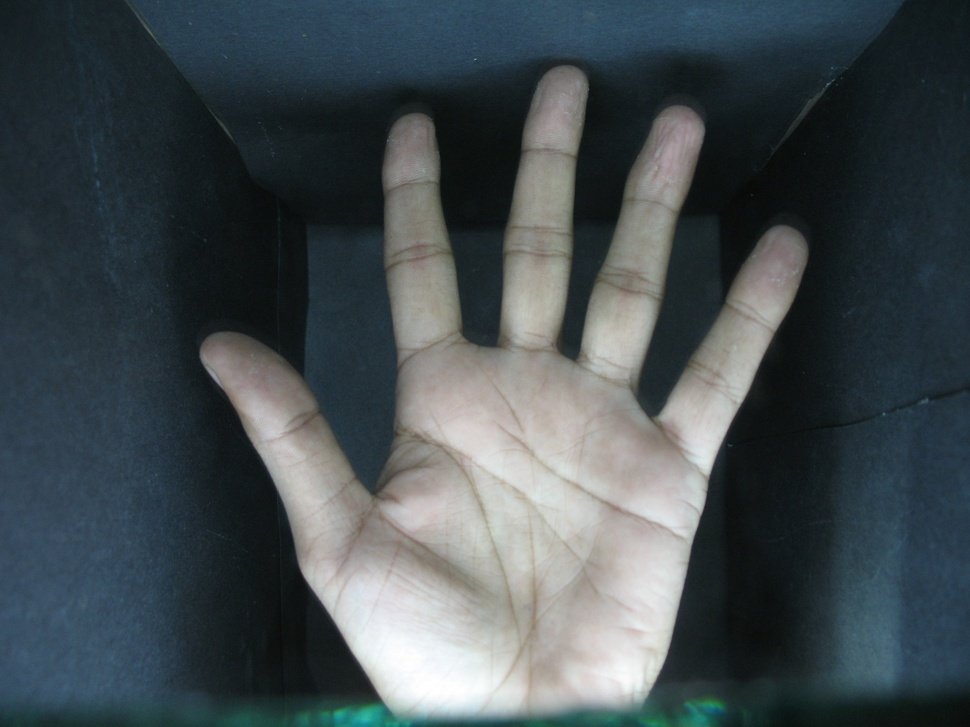
#> input picture ZScanner-Tests/cpp/Images/002_2.JPG, 970 x 727 px, shrunk from 1600 x 1200 before the run, given in place of 192.168.43.191, which was not available
$ python CLAHE.py
#> lines starting #> are read from the running program, lines starting #| are printed output that depends on the picture; pictures that were not available may be replaced by others from this repository, and a replacement may not be noted
import cv2


def PalmCreaseRemovalTest1(GrayFrame):
    kernel = cv2.getStructuringElement(cv2.MORPH_ELLIPSE, (13, 13))
    # blurred = cv2.GaussianBlur(GrayFrame, (9, 9), 0)
    Creaseless = cv2.morphologyEx(GrayFrame, cv2.MORPH_CLOSE, kernel)
    return Creaseless

def PalmCreaseRemovalTest2(GrayFrame):
    kernel = cv2.getStructuringElement(cv2.MORPH_ELLIPSE, (21, 21))
    background = cv2.morphologyEx(GrayFrame, cv2.MORPH_CLOSE, kernel)

    suppressed = cv2.subtract(background, GrayFrame)

    return suppressed


ClaheConfig = [
    1.0, (16,16)
]

clahe = cv2.createCLAHE(*ClaheConfig)

rtsp = "tcp://192.168.43.191"
captureEngine = cv2.VideoCapture(rtsp)

while True:
    ret, frame = captureEngine.read()
#> frame is the input picture: shape (727, 970, 3); mean B, G, R 81, 77.3, 68.1
    if not ret: break

    grayscale = cv2.cvtColor(frame, cv2.COLOR_BGR2GRAY)
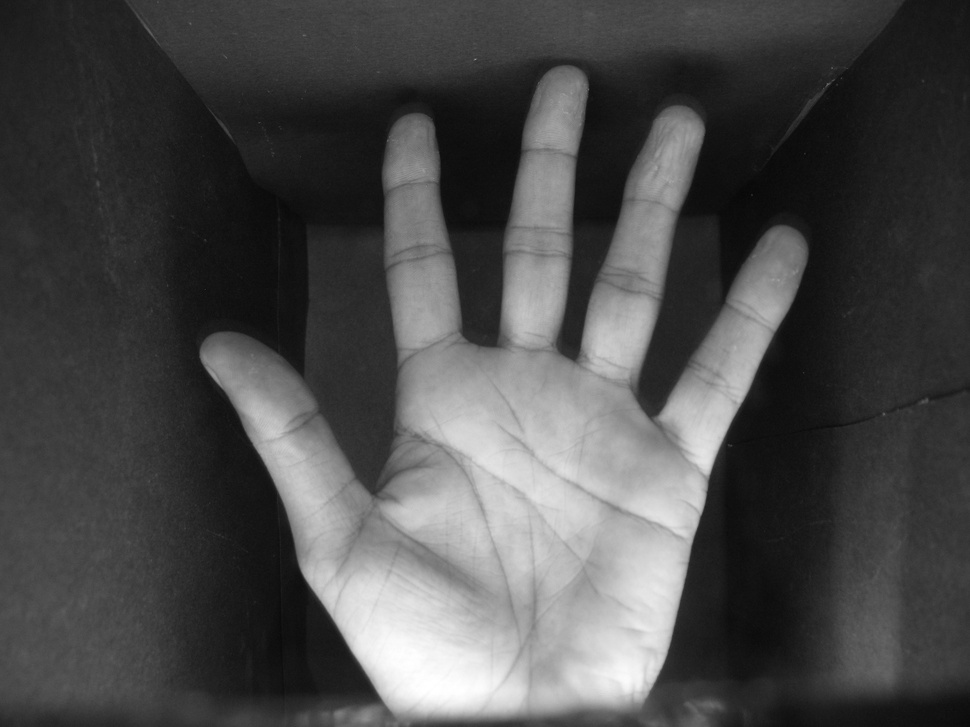
#> grayscale: shape (727, 970); min 6, max 255, mean 75

    # test = PalmCreaseRemovalTest2(grayscale)

    enhanced = clahe.apply(grayscale)
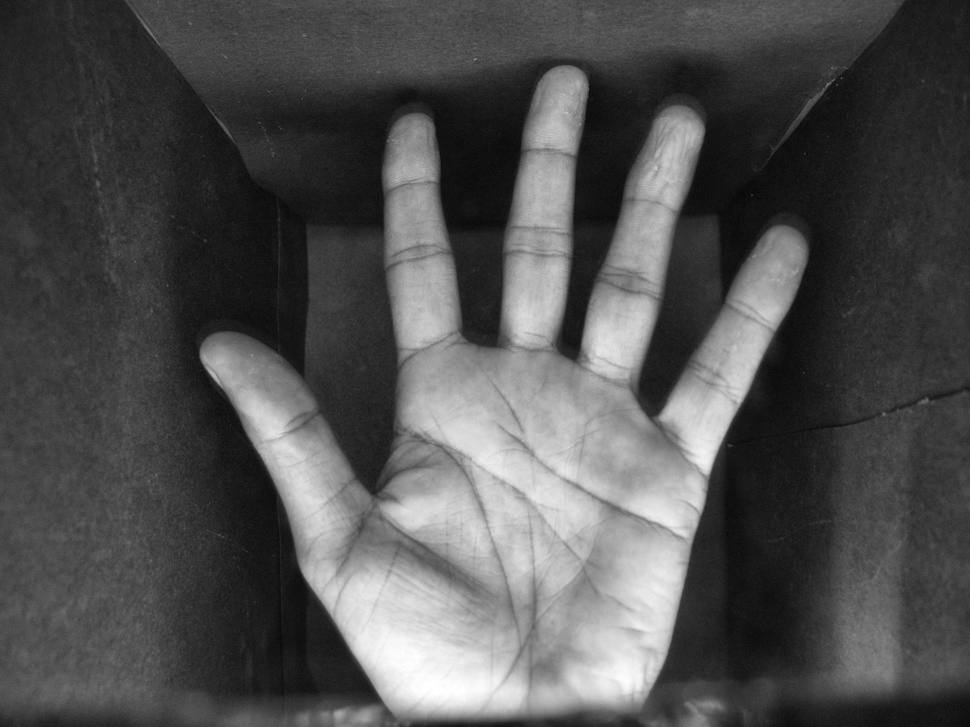
#> enhanced: shape (727, 970); min 6, max 255, mean 80.8

    cv2.imshow("testing clahe", enhanced)


    key = cv2.waitKey(1) & 0xFF
#> (key q is pressed here)

    if key == ord("q"):
            break
    if key == ord("c"):
        ClaheConfig[0] += 1.0
        clahe = cv2.createCLAHE(*ClaheConfig)
    if key == ord("C"):
        ClaheConfig[0] -= 1.0
        clahe = cv2.createCLAHE(*ClaheConfig)

captureEngine.release()
cv2.destroyAllWindows()

$ run again, on ZScanner-Tests/cpp/Images/026_3.jpg
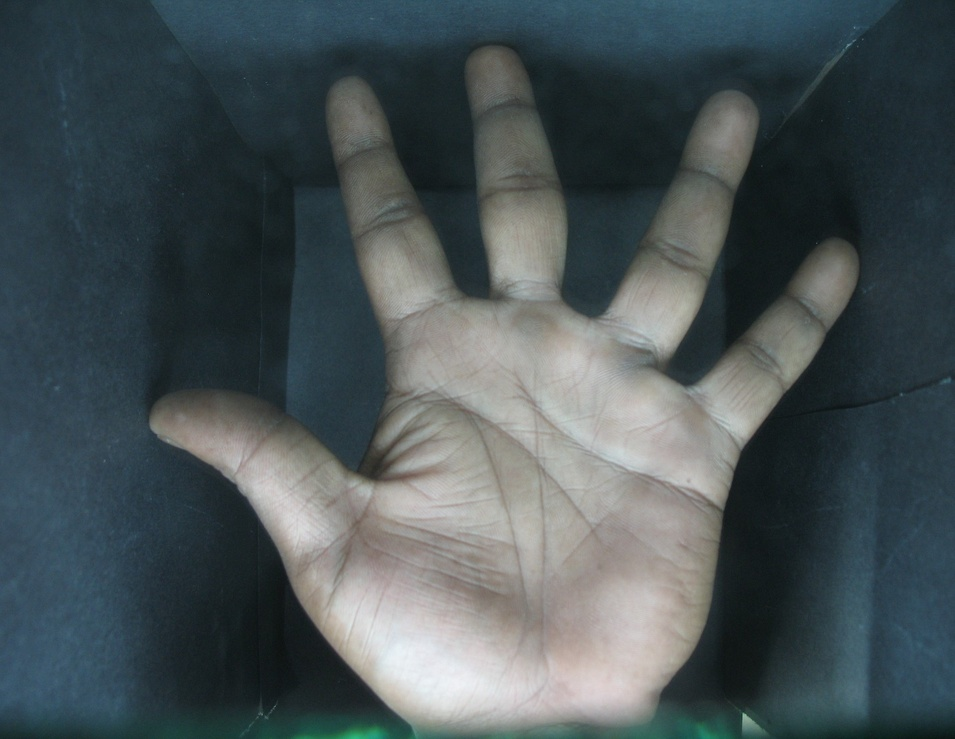
#> input picture ZScanner-Tests/cpp/Images/026_3.jpg, 955 x 739 px, shrunk from 1550 x 1200 before the run, given in place of 192.168.43.191, which was not available
#> frame is the input picture: shape (739, 955, 3); mean B, G, R 86.5, 83.7, 73.1
#> `grayscale = cv2.cvtColor(frame, cv2.COLOR_BGR2GRAY)`:
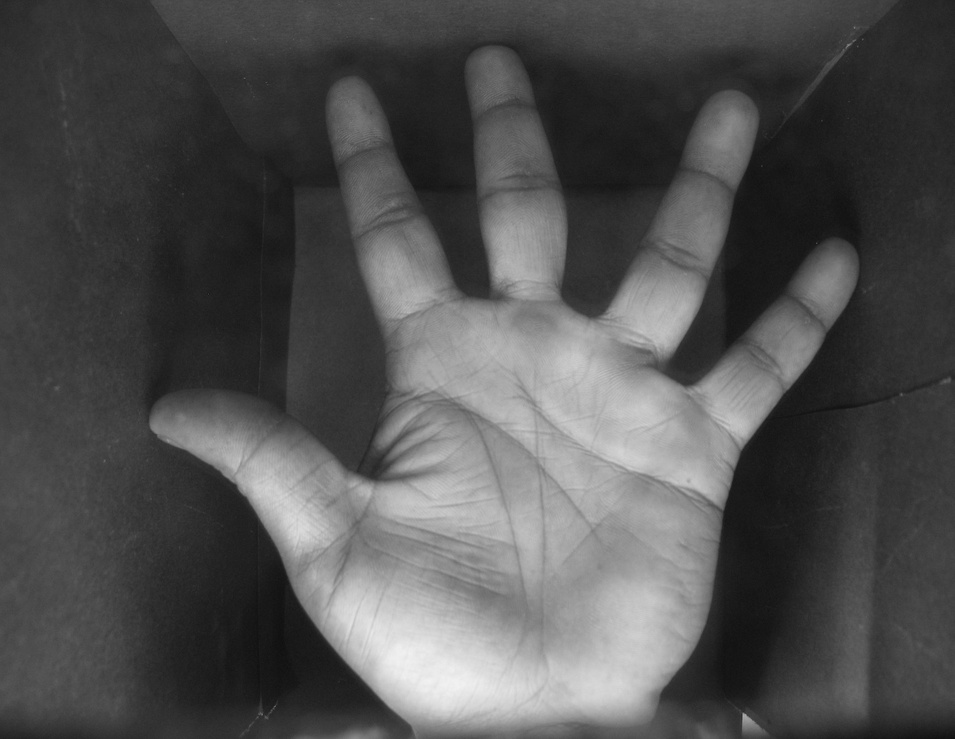
#> grayscale: shape (739, 955); min 15, max 242, mean 80.8
#> `enhanced = clahe.apply(grayscale)`:
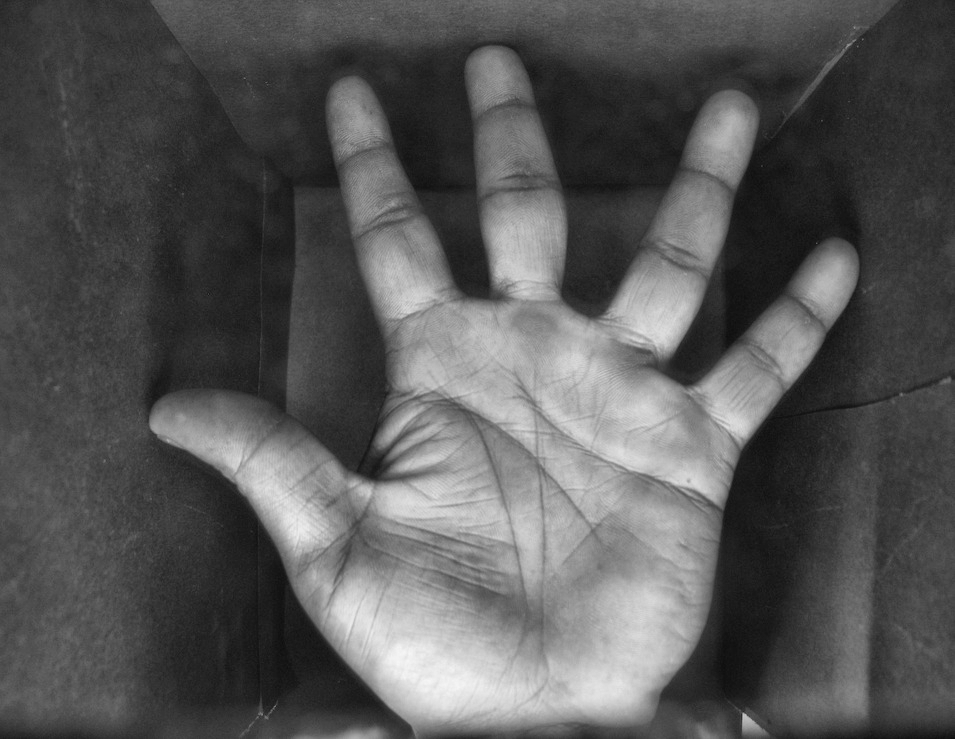
#> enhanced: shape (739, 955); min 14, max 246, mean 87

$ run again, on ZScanner-Tests/cpp/Images/072_4.JPG
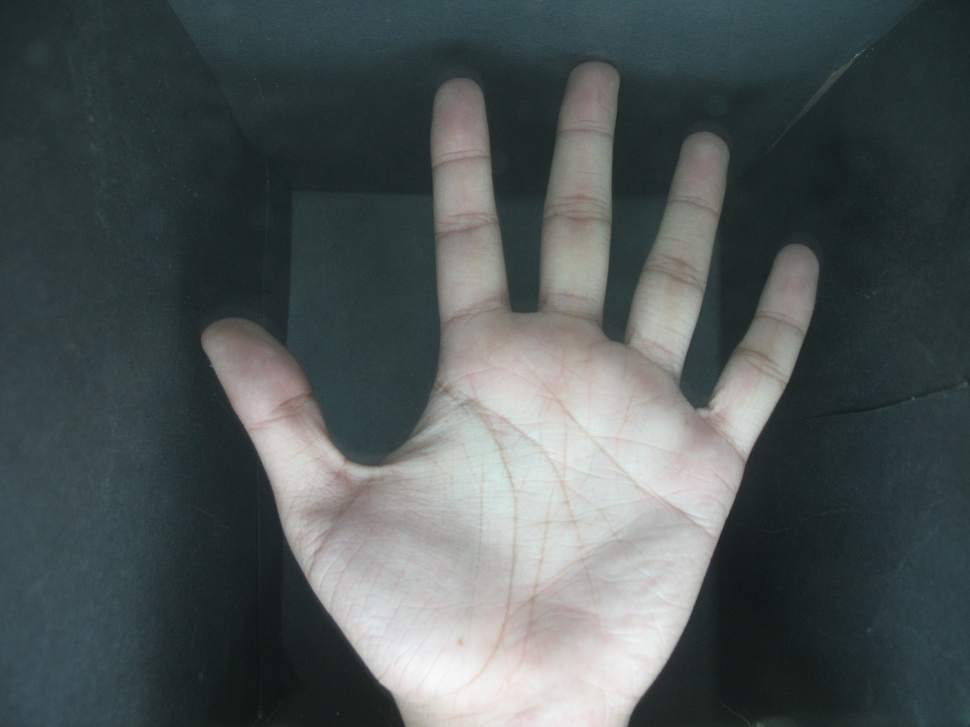
#> input picture ZScanner-Tests/cpp/Images/072_4.JPG, 970 x 727 px, shrunk from 1600 x 1200 before the run, given in place of 192.168.43.191, which was not available
#> frame is the input picture: shape (727, 970, 3); mean B, G, R 87.4, 87, 78.7
#> `enhanced = clahe.apply(grayscale)`:
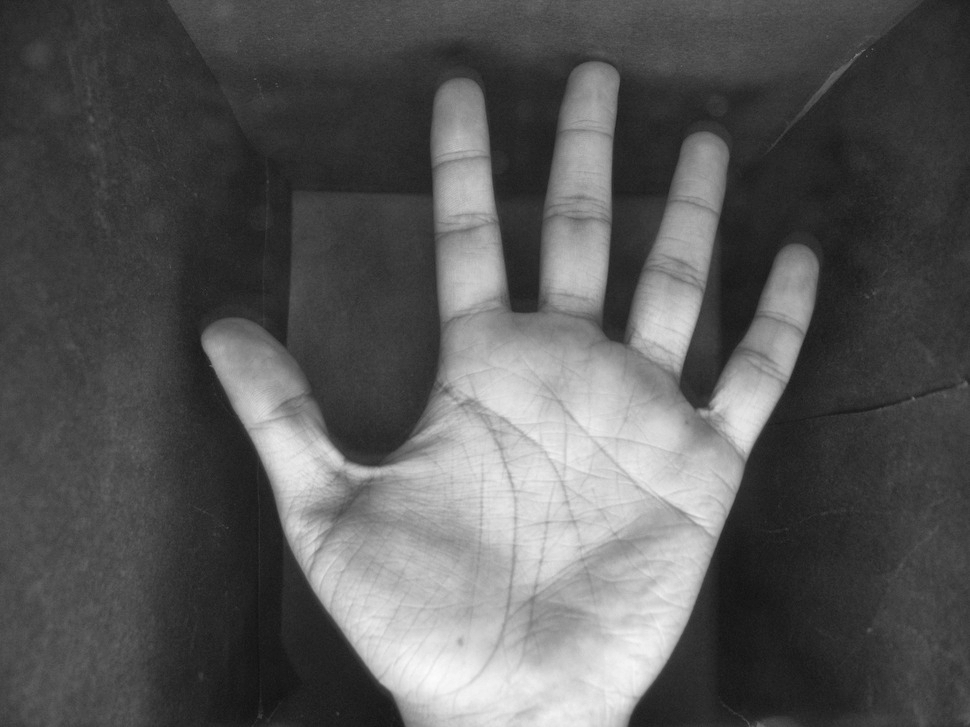
#> enhanced: shape (727, 970); min 18, max 251, mean 88.3
